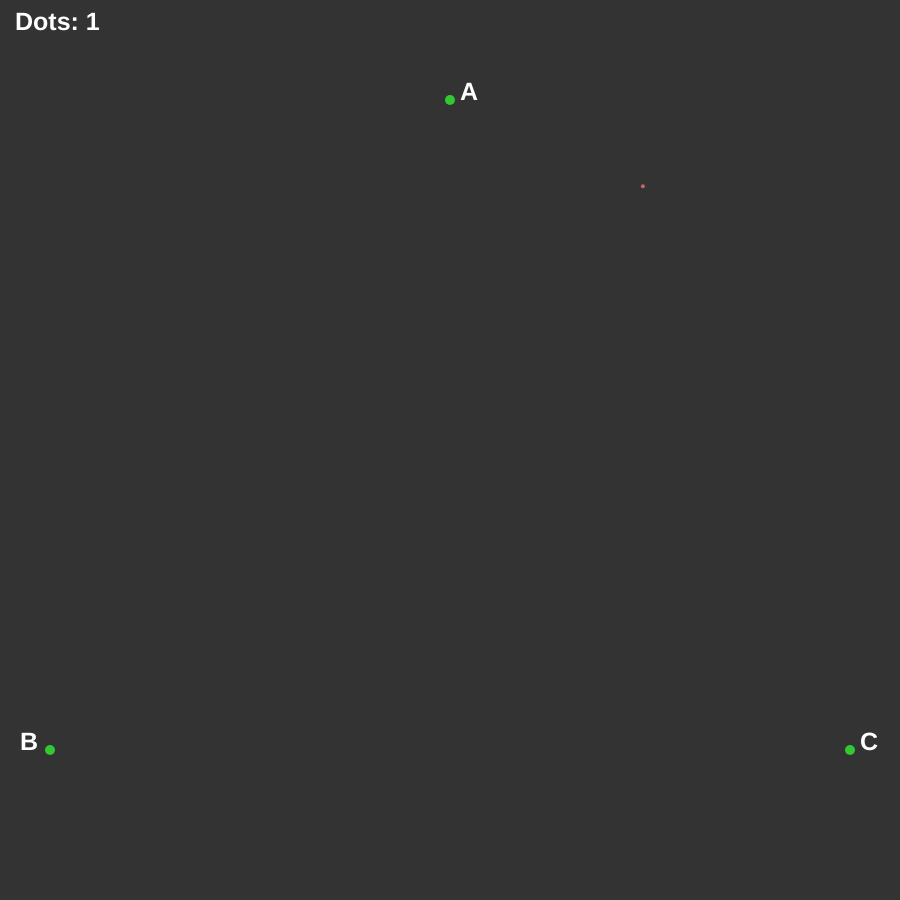
Frame 1 (no input)
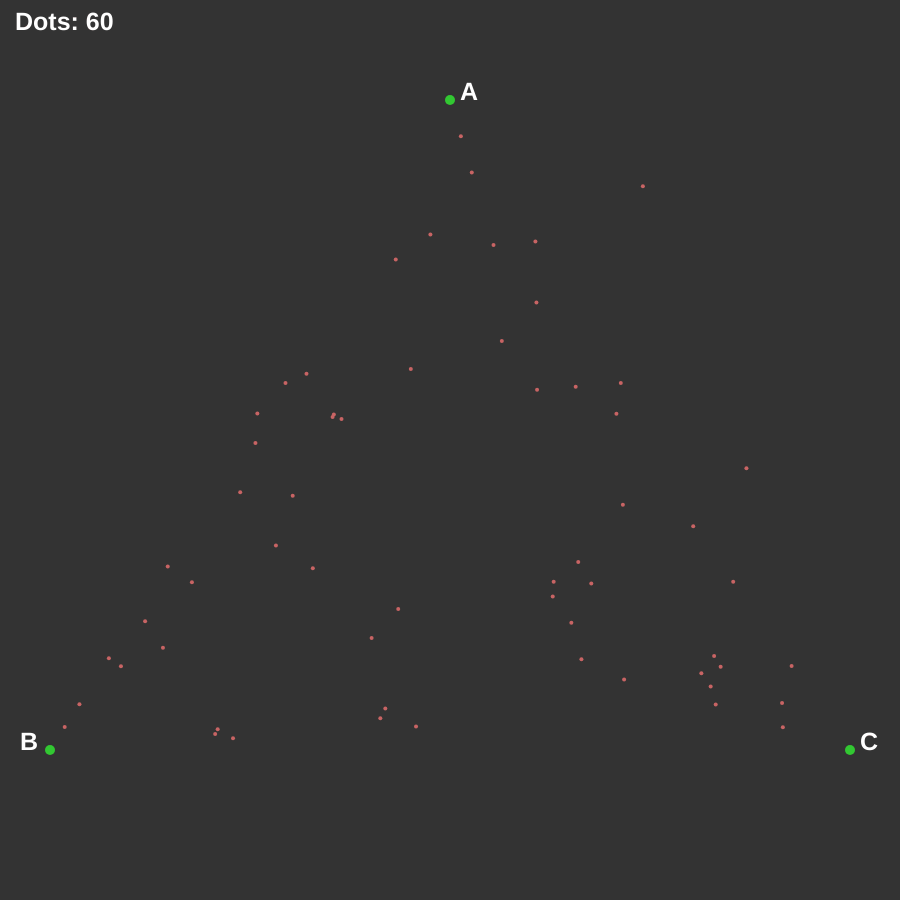
Frame 60 (no input)
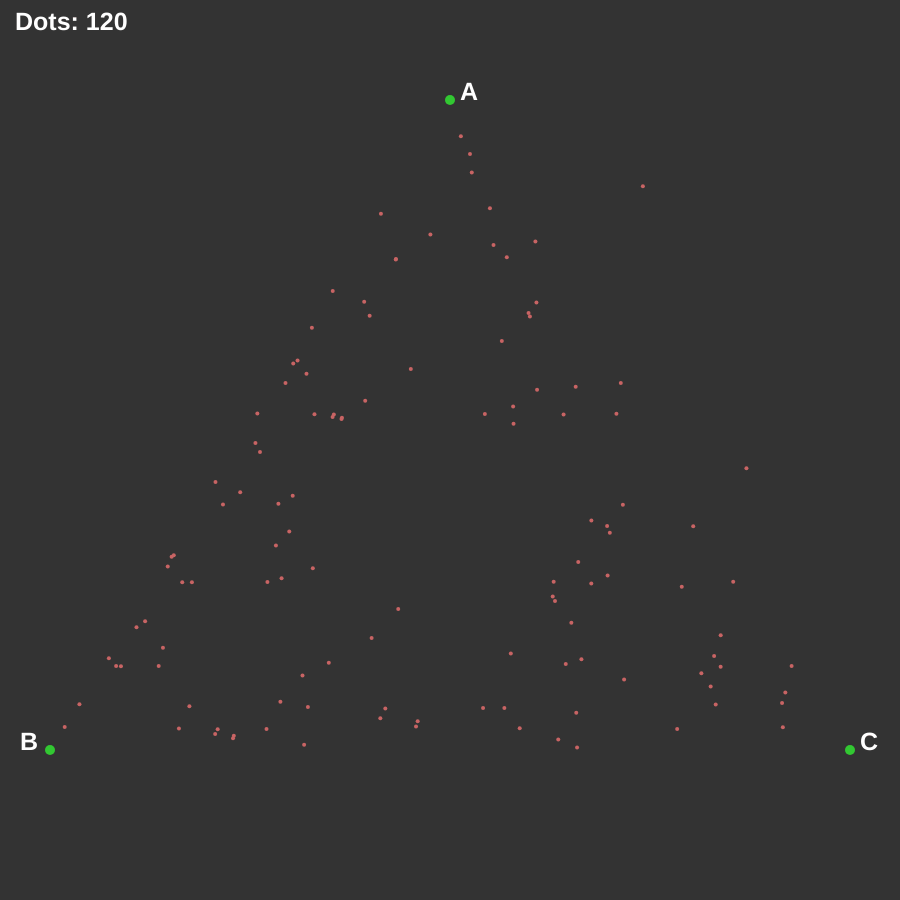
Frame 120 (the mouse pressed at the canvas centre since frame 60)

The p5.js sketch that drew these frames (run headless with seeded random() and noise() and a simulated clock; from frame 60 on, the mouse is pressed at the canvas centre):

// p5.js sketch
// ── sketch.js
var dots;
var a;
var b;
var c;
var d;
//var e;
var newDot;
var dist;

function setup() {
    frameRate(100);
    createCanvas(900, 900);
    //a = createVector(50, 50);
    a = createVector(450, 100);
    b = createVector(50, 750);
    c = createVector(850, 750);
    //e = createVector(850, 50);
    d = createVector(random(0, width), random(0, height));

    dots = new Array();
    dots.push(d);

    dist = 1/2;
}

function draw() {
    background(51);

    fill(255);
    textStyle(BOLD);
    textSize(25);
    strokeWeight(0);
    text("A", a.x + 10, a.y);
    text("B", b.x - 30, b.y);
    text("C", c.x + 10, c.y);
    //text("E", e.x + 10, e.y);
    text("Dots: " + dots.length, 15, 30);

    stroke(50, 200, 50);
    strokeWeight(10);
    point(a.x, a.y);
    point(b.x, b.y);
    point(c.x, c.y);
    //point(e.x, e.y);

    strokeWeight(4);
    stroke(200, 100, 100);
    for(i = 0; i < dots.length; i++) {
        point(dots[i].x, dots[i].y);
    }

    //r = random([1, 2, 3, 4]);
    r = random([1, 2, 3]);
    if (r == 1) {
        newDot = createVector((dots[dots.length - 1].x + a.x) * dist, (dots[dots.length - 1].y + a.y) * dist);
    }else if(r == 2) {
        newDot = createVector((dots[dots.length - 1].x + b.x) * dist, (dots[dots.length - 1].y + b.y) * dist);
    }else if(r == 3) {
        newDot = createVector((dots[dots.length - 1].x + c.x) * dist, (dots[dots.length - 1].y + c.y) * dist);
    }else {
        //newDot = createVector((dots[dots.length - 1].x + e.x) * dist, (dots[dots.length - 1].y + e.y) * dist);
    }

    dots.push(newDot);
    print(newDot);

}
